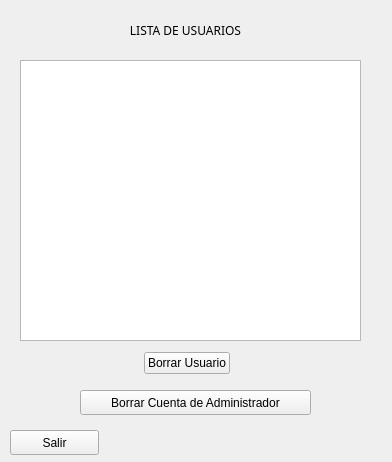
<?xml version="1.0" encoding="UTF-8"?>
<ui version="4.0">
 <class>Usuarios_admin</class>
 <widget class="QWidget" name="Usuarios_admin">
  <property name="geometry">
   <rect>
    <x>0</x>
    <y>0</y>
    <width>392</width>
    <height>462</height>
   </rect>
  </property>
  <property name="windowTitle">
   <string>Form</string>
  </property>
  <widget class="QTableWidget" name="tblAdmin">
   <property name="geometry">
    <rect>
     <x>20</x>
     <y>60</y>
     <width>341</width>
     <height>281</height>
    </rect>
   </property>
   <property name="editTriggers">
    <set>QAbstractItemView::NoEditTriggers</set>
   </property>
   <property name="selectionBehavior">
    <enum>QAbstractItemView::SelectRows</enum>
   </property>
  </widget>
  <widget class="QLabel" name="label">
   <property name="geometry">
    <rect>
     <x>90</x>
     <y>20</y>
     <width>191</width>
     <height>20</height>
    </rect>
   </property>
   <property name="font">
    <font>
     <family>Arial Black</family>
     <bold>false</bold>
    </font>
   </property>
   <property name="text">
    <string>LISTA DE USUARIOS</string>
   </property>
   <property name="alignment">
    <set>Qt::AlignCenter</set>
   </property>
  </widget>
  <widget class="QWidget" name="horizontalLayoutWidget">
   <property name="geometry">
    <rect>
     <x>11</x>
     <y>350</y>
     <width>351</width>
     <height>27</height>
    </rect>
   </property>
   <layout class="QHBoxLayout" name="horizontalLayout">
    <property name="leftMargin">
     <number>0</number>
    </property>
    <item>
     <spacer name="horizontalSpacer">
      <property name="orientation">
       <enum>Qt::Horizontal</enum>
      </property>
      <property name="sizeHint" stdset="0">
       <size>
        <width>40</width>
        <height>20</height>
       </size>
      </property>
     </spacer>
    </item>
    <item>
     <widget class="QPushButton" name="btn_borrarUser">
      <property name="text">
       <string>Borrar Usuario</string>
      </property>
     </widget>
    </item>
    <item>
     <spacer name="horizontalSpacer_2">
      <property name="orientation">
       <enum>Qt::Horizontal</enum>
      </property>
      <property name="sizeHint" stdset="0">
       <size>
        <width>40</width>
        <height>20</height>
       </size>
      </property>
     </spacer>
    </item>
   </layout>
  </widget>
  <widget class="QPushButton" name="btn_elimadmin">
   <property name="geometry">
    <rect>
     <x>80</x>
     <y>390</y>
     <width>231</width>
     <height>25</height>
    </rect>
   </property>
   <property name="text">
    <string>Borrar Cuenta de Administrador</string>
   </property>
  </widget>
  <widget class="QPushButton" name="btn_exit">
   <property name="geometry">
    <rect>
     <x>10</x>
     <y>430</y>
     <width>89</width>
     <height>25</height>
    </rect>
   </property>
   <property name="text">
    <string>Salir</string>
   </property>
  </widget>
 </widget>
 <resources/>
 <connections/>
</ui>
